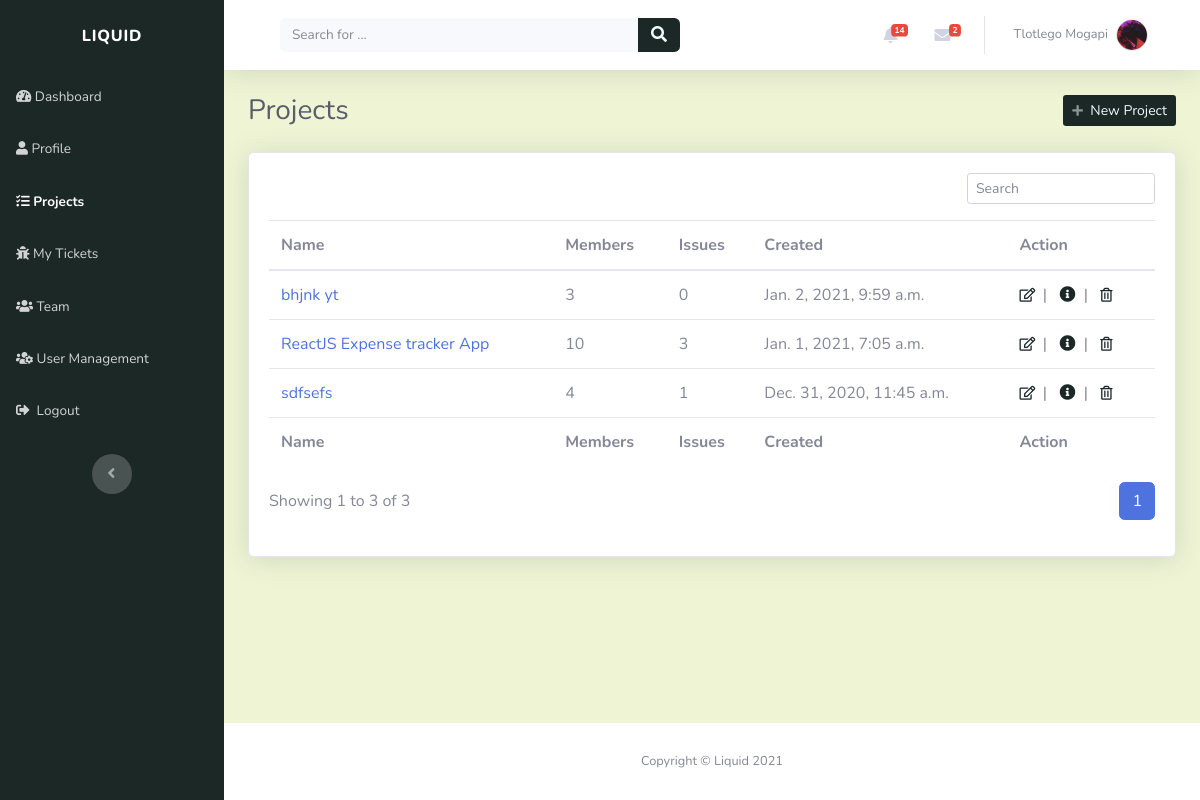
The page /projects/ (signed in) on the database as committed earlier.
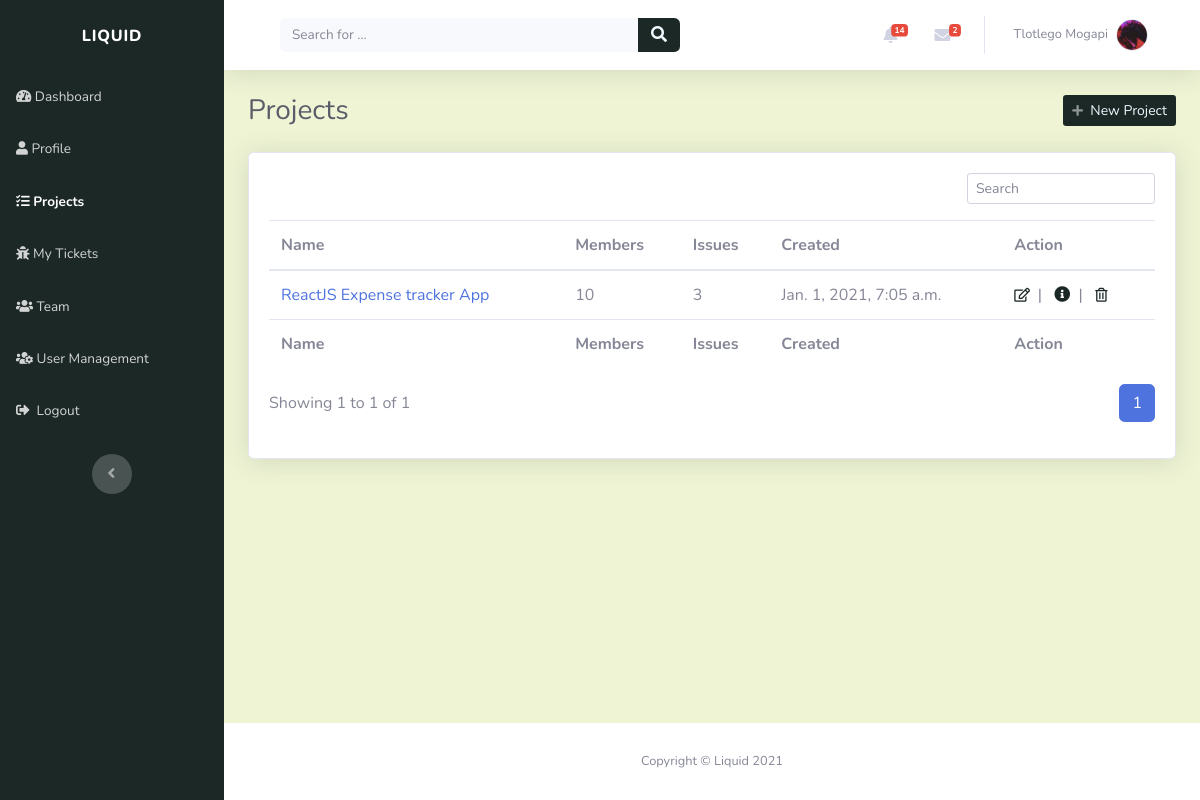
The same page on the database as committed later.
### projects/models.py (models this page shows)
class Project(models.Model):
    name = models.CharField(max_length=50, unique=True)
    description = models.CharField(max_length=200)
    created_on = models.DateTimeField(verbose_name="date created", auto_now_add=True)
    created_by = models.ForeignKey(Profile, on_delete=models.CASCADE)
    slug = models.SlugField(unique=True, blank=True)
    def __str__(self):
        return self.name

### projects/views.py (the view)
# urls.py: path('', views.projects_view, name="projects_page"),
@login_required(login_url='login_page')
def projects_view(request):
    context = {}
    user = request.user
    profile = get_object_or_404(Profile, user=user)
    if user.is_admin:
        projects = Project.objects.all().order_by('-created_on')
    else:
        project_roles = ProjectRole.objects.filter(user=profile).order_by('-created_on')
        projects = [role.project for role in project_roles]
    page = request.GET.get('page', 1)
    projects_paginator = Paginator(projects, PROJECTS_PER_PAGE)
    try:
        projects = projects_paginator.page(page)
    except PageNotAnInteger:
        projects = projects_paginator.page(PROJECTS_PER_PAGE)
    except EmptyPage:
        projects = projects_paginator.page(projects_paginator.num_pages)
    context['user_projects'] = projects
    return render(request, "projects/projects.html", context)

### index/custom_processors.py (called while the page is built)
def profile_processor(request):
    if request.user.is_authenticated:
        user = request.user
        user_profile = get_object_or_404(Profile, user=user)
        user_messages = DirectMessage.objects.filter(receiver=user_profile).filter(status='UNREAD').order_by('-created_on')[:5]
        user_alerts = Alert.objects.filter(user=user_profile).filter(status='UNREAD').order_by('-created_on')[:5]
        return {'profile': user_profile, 'direct_messages': user_messages, 'alerts': user_alerts}
    else:
        return{}

### projects/templates/projects/projects.html (shortened to what this page needs)
{% extends "index/header.html" %}
{% block content %}
<div class="d-sm-flex justify-content-between align-items-center mb-4">
	<h3 class="text-dark mb-0">Projects</h3>
	{% if request.user.is_admin %}
	<a class="btn btn-sm d-none d-sm-inline-block" role="button" href="{% url 'add_project' %}"
		style="background: rgb(28, 40, 38); color: aliceblue;">
		<em class="fas fa-plus fa-sm text-white-50"></em>
		&nbsp;New Project
	</a>
	{% endif %}
</div>
<div class="card shadow">
	<div class="card-body">
		<div class="row">
			<div class="col-md-12">
				<div class="text-md-right dataTables_filter" id="dataTable_filter">
					<label><input type="search" class="form-control form-control-sm" aria-controls="dataTable"
							placeholder="Search" /></label>
				</div>
			</div>
		</div>
		{% if user_projects %}
		<div class="table-responsive table mt-2" id="dataTable" role="grid" aria-describedby="dataTable_info">
			<table class="table my-0" id="dataTable" aria-describedby="projects">
				<thead>
					{% include "projects/snippets/table_header.html" %}
				</thead>
				<tbody>
					{% for project in user_projects %} {% include "projects/snippets/project.html" %} {%endfor%}
				</tbody>
				<tfoot>
					{% include "projects/snippets/table_header.html" %}
				</tfoot>
			</table>
		</div>
		{% include "projects/snippets/pagination.html" with projects=user_projects %}
		{% else %}
		<div style="padding-top: 20px" class="text-center">
			<p><strong>You have no projects.</strong></p>
		</div>
		{% endif %}
	</div>
</div>
{% endblock %}

### projects/templates/projects/snippets/project.html (shortened to what this page needs)
<tr style="white-space: nowrap">
	<td><a href="{% url 'view_project' project.slug %}">{{ project | truncatechars:40 }}</a></td>
	<td>{{ project.projectrole_set.all.count }}</td>
	<td>{{ project.tickets.all.count }}</td>
	<td>{{ project.created_on }}</td>
	<td>{% include "projects/snippets/project_action.html" %}</td>
</tr>

### projects/templates/projects/snippets/project_action.html
{% if request.user.is_admin %}
<a role="button" href="{% url 'edit_project' project.slug %}" style="color: rgb(28, 40, 38)" title="Edit"
	><em class="far fa-edit fa-sm">&nbsp</em></a
>
 |&nbsp&nbsp{% endif %}
<a role="button" href="{% url 'view_project' project.slug %}" style="color: rgb(28, 40, 38)" title="More information"
	><em class="fa fa-info-circle">&nbsp</em></a
>
{% if request.user.is_admin %} |&nbsp&nbsp
<a role="button" href="#" style="color: rgb(28, 40, 38)" title="Delete"
	data-toggle="modal" data-target="#{{project.name|slugify}}"
	><em class="far fa-trash-alt fa-sm">&nbsp</em></a
>
{% endif %}

Rows that differ between the two databases and show on the page:
removed Project: name "bhjnk yt", projectrole_set.all.count "3", tickets.all.count "0", created_on "Jan. 2, 2021, 9:59 a.m."
removed Project: name "sdfsefs", projectrole_set.all.count "4", tickets.all.count "1", created_on "Dec. 31, 2020, 11:45 a.m."
Other text that changed with them:
{{ projects.end_index }}: "3" → "1"
{{ projects.paginator.count }}: "3" → "1"
